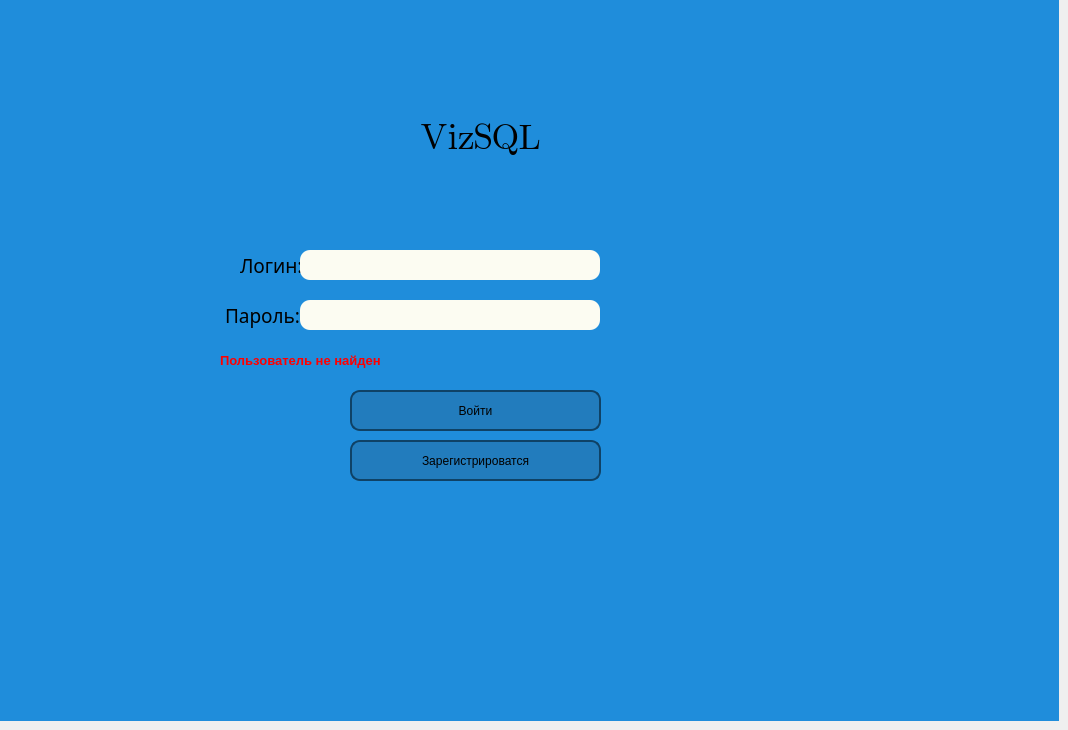
       <widget class="QWidget" name="Log_in">
        <widget class="QWidget" name="widget" native="true">
         <property name="geometry">
          <rect>
           <x>0</x>
           <y>0</y>
           <width>1059</width>
           <height>721</height>
          </rect>
         </property>
         <property name="styleSheet">
          <string notr="true">background: #1f8ddb</string>
         </property>
         <widget class="QLabel" name="NAME_text">
          <property name="geometry">
           <rect>
            <x>420</x>
            <y>100</y>
            <width>130</width>
            <height>75</height>
           </rect>
          </property>
          <property name="font">
           <font>
            <family>Segoe UI Emoji</family>
            <pointsize>28</pointsize>
           </font>
          </property>
          <property name="text">
           <string>VizSQL</string>
          </property>
         </widget>
         <widget class="QLabel" name="LOGIN_text">
          <property name="geometry">
           <rect>
            <x>240</x>
            <y>250</y>
            <width>75</width>
            <height>30</height>
           </rect>
          </property>
          <property name="font">
           <font>
            <family>Microsoft JhengHei</family>
            <pointsize>14</pointsize>
            <weight>50</weight>
            <bold>false</bold>
           </font>
          </property>
          <property name="text">
           <string>Логин:</string>
          </property>
         </widget>
         <widget class="QLineEdit" name="login">
          <property name="geometry">
           <rect>
            <x>300</x>
            <y>250</y>
            <width>300</width>
            <height>30</height>
           </rect>
          </property>
          <property name="styleSheet">
           <string notr="true">background: #fcfcf2;   border-radius: 10px;</string>
          </property>
         </widget>
         <widget class="QLineEdit" name="password">
          <property name="geometry">
           <rect>
            <x>300</x>
            <y>300</y>
            <width>300</width>
            <height>30</height>
           </rect>
          </property>
          <property name="styleSheet">
           <string notr="true">background: #fcfcf2;   border-radius: 10px;</string>
          </property>
         </widget>
         <widget class="QLabel" name="PASSWORD_text">
          <property name="geometry">
           <rect>
            <x>225</x>
            <y>300</y>
            <width>75</width>
            <height>30</height>
           </rect>
          </property>
          <property name="font">
           <font>
            <family>Microsoft JhengHei</family>
            <pointsize>14</pointsize>
            <weight>50</weight>
            <bold>false</bold>
           </font>
          </property>
          <property name="text">
           <string>Пароль:</string>
          </property>
         </widget>
         <widget class="QPushButton" name="log_in_button">
          <property name="geometry">
           <rect>
            <x>350</x>
            <y>390</y>
            <width>251</width>
            <height>41</height>
           </rect>
          </property>
          <property name="styleSheet">
           <string notr="true">QPushButton {
    border: 2px solid #0f4266;
    border-radius: 10px;
    background: #227cbd;
    padding: 5px;
    }

QPushButton:hover {
    background: #31c3d6;
    }</string>
          </property>
          <property name="text">
           <string>Войти</string>
          </property>
         </widget>
         <widget class="QPushButton" name="newuser_button_2">
          <property name="geometry">
           <rect>
            <x>350</x>
            <y>440</y>
            <width>251</width>
            <height>41</height>
           </rect>
          </property>
          <property name="styleSheet">
           <string notr="true">QPushButton {
    border: 2px solid #0f4266;
    border-radius: 10px;
    background: #227cbd;
    padding: 5px;
    }

QPushButton:hover {
    background: #31c3d6;
    }</string>
          </property>
          <property name="text">
           <string>Зарегистрироватся</string>
          </property>
         </widget>
         <widget class="QLabel" name="error_Log_in_text">
          <property name="enabled">
           <bool>true</bool>
          </property>
          <property name="geometry">
           <rect>
            <x>220</x>
            <y>340</y>
            <width>781</width>
            <height>41</height>
           </rect>
          </property>
          <property name="font">
           <font>
            <pointsize>10</pointsize>
            <weight>75</weight>
            <bold>true</bold>
           </font>
          </property>
          <property name="styleSheet">
           <string notr="true">color: #f00</string>
          </property>
          <property name="text">
           <string>Пользователь не найден</string>
          </property>
         </widget>
        </widget>
       </widget>
